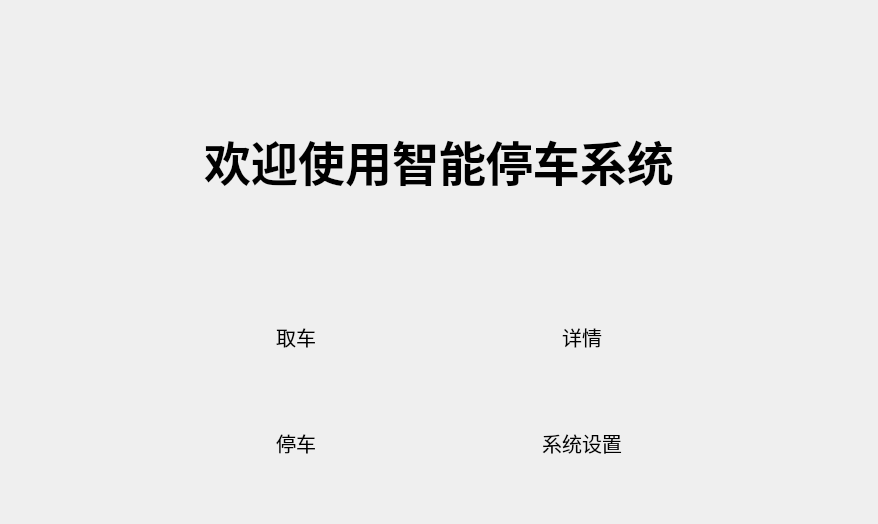
      <widget class="QWidget" name="page">
       <layout class="QHBoxLayout" name="horizontalLayout_4">
        <item>
         <spacer name="horizontalSpacer_2">
          <property name="orientation">
           <enum>Qt::Horizontal</enum>
          </property>
          <property name="sizeHint" stdset="0">
           <size>
            <width>185</width>
            <height>20</height>
           </size>
          </property>
         </spacer>
        </item>
        <item>
         <layout class="QVBoxLayout" name="verticalLayout_2">
          <item>
           <spacer name="verticalSpacer_2">
            <property name="orientation">
             <enum>Qt::Vertical</enum>
            </property>
            <property name="sizeType">
             <enum>QSizePolicy::Minimum</enum>
            </property>
            <property name="sizeHint" stdset="0">
             <size>
              <width>20</width>
              <height>50</height>
             </size>
            </property>
           </spacer>
          </item>
          <item>
           <layout class="QVBoxLayout" name="verticalLayout">
            <item>
             <widget class="QLabel" name="label_3">
              <property name="minimumSize">
               <size>
                <width>0</width>
                <height>200</height>
               </size>
              </property>
              <property name="font">
               <font>
                <family>Bahnschrift Light</family>
                <pointsize>35</pointsize>
                <weight>75</weight>
                <bold>true</bold>
               </font>
              </property>
              <property name="layoutDirection">
               <enum>Qt::LeftToRight</enum>
              </property>
              <property name="frameShadow">
               <enum>QFrame::Raised</enum>
              </property>
              <property name="lineWidth">
               <number>2</number>
              </property>
              <property name="text">
               <string>欢迎使用智能停车系统</string>
              </property>
              <property name="textFormat">
               <enum>Qt::RichText</enum>
              </property>
              <property name="alignment">
               <set>Qt::AlignCenter</set>
              </property>
             </widget>
            </item>
            <item>
             <spacer name="verticalSpacer">
              <property name="orientation">
               <enum>Qt::Vertical</enum>
              </property>
              <property name="sizeHint" stdset="0">
               <size>
                <width>20</width>
                <height>40</height>
               </size>
              </property>
             </spacer>
            </item>
            <item>
             <layout class="QHBoxLayout" name="horizontalLayout_3">
              <item>
               <widget class="QLabel" name="label_quche">
                <property name="minimumSize">
                 <size>
                  <width>200</width>
                  <height>60</height>
                 </size>
                </property>
                <property name="font">
                 <font>
                  <pointsize>15</pointsize>
                 </font>
                </property>
                <property name="text">
                 <string>取车</string>
                </property>
                <property name="alignment">
                 <set>Qt::AlignCenter</set>
                </property>
               </widget>
              </item>
              <item>
               <spacer name="horizontalSpacer_4">
                <property name="orientation">
                 <enum>Qt::Horizontal</enum>
                </property>
                <property name="sizeHint" stdset="0">
                 <size>
                  <width>40</width>
                  <height>20</height>
                 </size>
                </property>
               </spacer>
              </item>
              <item>
               <widget class="QLabel" name="label_info">
                <property name="minimumSize">
                 <size>
                  <width>200</width>
                  <height>60</height>
                 </size>
                </property>
                <property name="font">
                 <font>
                  <pointsize>15</pointsize>
                 </font>
                </property>
                <property name="text">
                 <string>详情</string>
                </property>
                <property name="alignment">
                 <set>Qt::AlignCenter</set>
                </property>
               </widget>
              </item>
             </layout>
            </item>
            <item>
             <spacer name="verticalSpacer_4">
              <property name="orientation">
               <enum>Qt::Vertical</enum>
              </property>
              <property name="sizeHint" stdset="0">
               <size>
                <width>20</width>
                <height>40</height>
               </size>
              </property>
             </spacer>
            </item>
            <item>
             <layout class="QHBoxLayout" name="horizontalLayout_2">
              <item>
               <widget class="QLabel" name="label_tinche">
                <property name="minimumSize">
                 <size>
                  <width>200</width>
                  <height>60</height>
                 </size>
                </property>
                <property name="font">
                 <font>
                  <pointsize>15</pointsize>
                 </font>
                </property>
                <property name="text">
                 <string>停车</string>
                </property>
                <property name="alignment">
                 <set>Qt::AlignCenter</set>
                </property>
               </widget>
              </item>
              <item>
               <spacer name="horizontalSpacer">
                <property name="orientation">
                 <enum>Qt::Horizontal</enum>
                </property>
                <property name="sizeHint" stdset="0">
                 <size>
                  <width>80</width>
                  <height>20</height>
                 </size>
                </property>
               </spacer>
              </item>
              <item>
               <widget class="QLabel" name="label_set">
                <property name="minimumSize">
                 <size>
                  <width>200</width>
                  <height>60</height>
                 </size>
                </property>
                <property name="font">
                 <font>
                  <pointsize>15</pointsize>
                 </font>
                </property>
                <property name="text">
                 <string>系统设置</string>
                </property>
                <property name="alignment">
                 <set>Qt::AlignCenter</set>
                </property>
               </widget>
              </item>
             </layout>
            </item>
           </layout>
          </item>
          <item>
           <spacer name="verticalSpacer_3">
            <property name="orientation">
             <enum>Qt::Vertical</enum>
            </property>
            <property name="sizeHint" stdset="0">
             <size>
              <width>20</width>
              <height>40</height>
             </size>
            </property>
           </spacer>
          </item>
         </layout>
        </item>
        <item>
         <spacer name="horizontalSpacer_3">
          <property name="orientation">
           <enum>Qt::Horizontal</enum>
          </property>
          <property name="sizeHint" stdset="0">
           <size>
            <width>185</width>
            <height>20</height>
           </size>
          </property>
         </spacer>
        </item>
       </layout>
      </widget>
